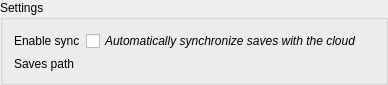
<?xml version="1.0" encoding="UTF-8"?>
<ui version="4.0">
 <class>CloudSettingsWidget</class>
 <widget class="QGroupBox" name="CloudSettingsWidget">
  <property name="geometry">
   <rect>
    <x>0</x>
    <y>0</y>
    <width>388</width>
    <height>78</height>
   </rect>
  </property>
  <property name="windowTitle">
   <string notr="true">CloudSettingsWidget</string>
  </property>
  <property name="title">
   <string>Settings</string>
  </property>
  <layout class="QFormLayout" name="main_layout">
   <property name="labelAlignment">
    <set>Qt::AlignRight|Qt::AlignTrailing|Qt::AlignVCenter</set>
   </property>
   <item row="0" column="0">
    <widget class="QLabel" name="sync_label">
     <property name="text">
      <string>Enable sync</string>
     </property>
    </widget>
   </item>
   <item row="0" column="1">
    <widget class="QCheckBox" name="sync_check">
     <property name="font">
      <font>
       <italic>true</italic>
      </font>
     </property>
     <property name="text">
      <string notr="true">Automatically synchronize saves with the cloud</string>
     </property>
    </widget>
   </item>
   <item row="1" column="0">
    <widget class="QLabel" name="path_label">
     <property name="text">
      <string>Saves path</string>
     </property>
    </widget>
   </item>
  </layout>
 </widget>
 <resources/>
 <connections/>
</ui>
